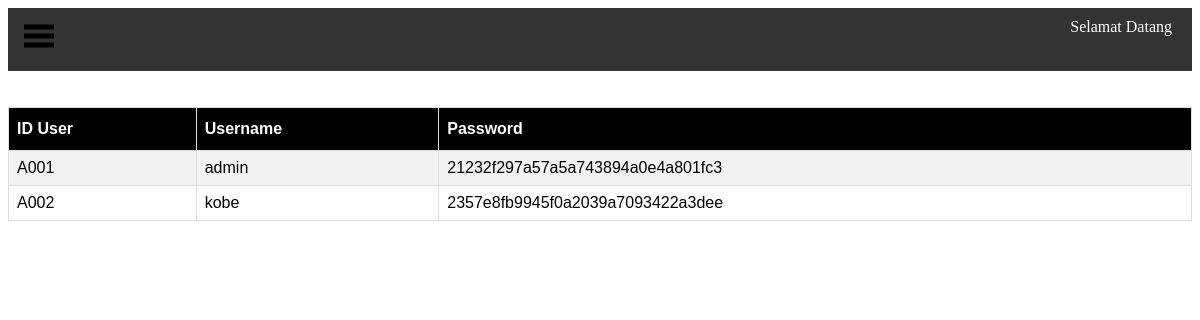
The app's page /admin_dasboard.php?page=profile_admin with its own data.
### tables this page shows
CREATE TABLE `at_admin` (
  `id_admin` char(20) NOT NULL,
  `username` varchar(225) NOT NULL,
  `password` varchar(225) NOT NULL
);

### admin_halaman/profile_admin.php (the view)
<br>
<br>
<table id="customers">
	<tr>
		<th>ID User</th>
		<th>Username</th>
		<th>Password</th>
	</tr>
		<?php
		include "koneksi.php";
		$query = mysqli_query($koneksi, "SELECT * FROM at_admin")or die(mysqli_error());
		while($data = mysqli_fetch_array($query)){
		?>
	<tr>
		<td><?php echo $data['id_admin']; ?></td>
		<td><?php echo $data['username']; ?></td>
		<td><?php echo $data['password']; ?></td>
	</tr>
<?php } ?>
</table>

### css/stylee.css (style rules this page uses)
body { background-color: white; overflow-x: hidden; }

### css/table.css (style rules this page uses)
#customers { font-family: "Trebuchet MS", Arial, Helvetica, sans-serif; border-collapse: collapse; width: 100%; }
#customers td, #customers th { border: 1px solid #ddd; padding: 8px; }
#customers tr:nth-child(even) { background-color: #f2f2f2; }
#customers th { padding-top: 12px; padding-bottom: 12px; text-align: left; background-color: black; color: white; }

### records on screen
at_admin: id_admin "A001", username "admin", password "21232f297a57a5a743894a0e4a801fc3"
at_admin: id_admin "A002", username "kobe", password "2357e8fb9945f0a2039a7093422a3dee"
